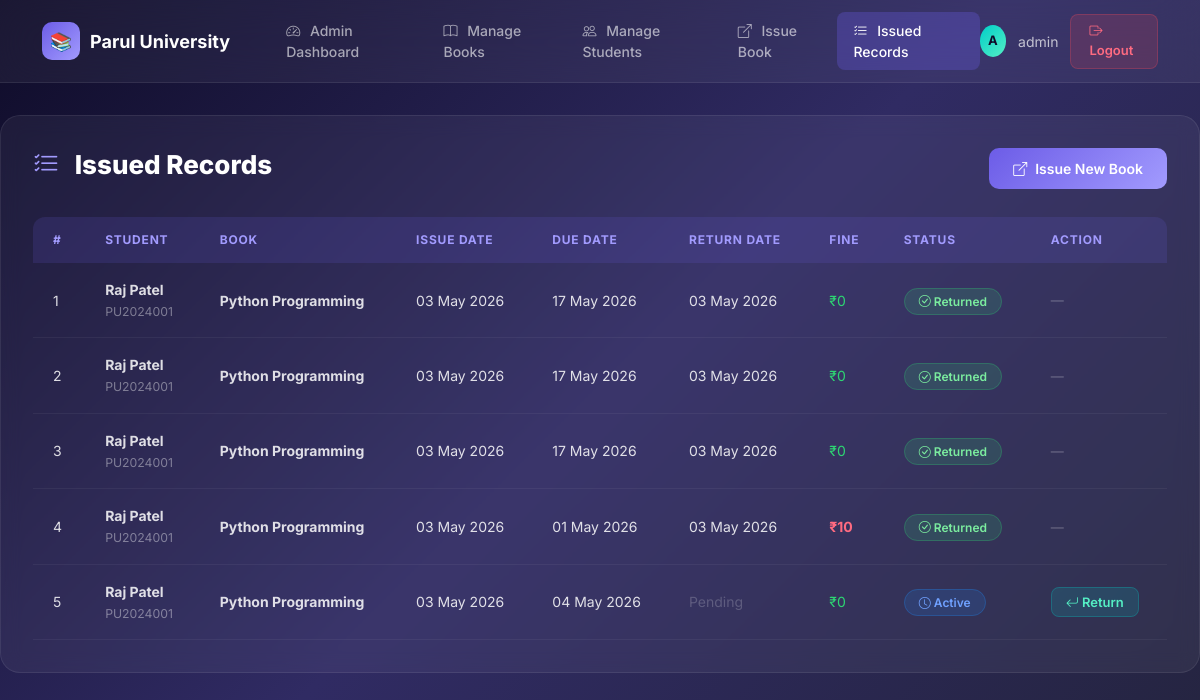
Screenshot of /issued/ (signed in) with the database file from the repository.
### library_app/models.py (models this page shows, shortened)
class IssueRecord(models.Model):
    student = models.ForeignKey(
        Student,
        on_delete=models.CASCADE,
        related_name='issued_books',
        help_text="Select the student"
    )
    book = models.ForeignKey(
        Book,
        on_delete=models.CASCADE,
        related_name='issue_records',
        help_text="Select the book"
    )
    issue_date = models.DateField(auto_now_add=True, help_text="Date of issue (auto-filled)")
    due_date = models.DateField(help_text="Date by which book must be returned")
    return_date = models.DateField(
        null=True,
        blank=True,
        help_text="Date when book was returned (empty if not returned)"
    )
    class Meta:
        ordering = ['-issue_date']  # Most recent issues first
        verbose_name = "Issue Record"
        verbose_name_plural = "Issue Records"
    @property
    def is_returned(self):
        return self.return_date is not None
    @property
    def is_overdue(self):
        if self.is_returned:
            return False  # Already returned, not overdue
        from django.utils import timezone
        return timezone.now().date() > self.due_date
    @property
    def fine_amount(self):
        if self.return_date and self.return_date > self.due_date:
            days_late = (self.return_date - self.due_date).days
            return days_late * 5
        return 0
    @property
    def overdue_days(self):
        from django.utils import timezone
        if not self.return_date and self.due_date < timezone.now().date():
            return (timezone.now().date() - self.due_date).days
        return 0
    @property
    def estimated_fine(self):
        return self.overdue_days * 5

class Student(models.Model):
    user = models.OneToOneField(
        User,
        on_delete=models.CASCADE,
        null=True,
        blank=True,
        related_name='student_profile'
    )
    name = models.CharField(max_length=200, help_text="Enter the student's full name")
    enrollment_no = models.CharField(
        max_length=20,
        unique=True,
        verbose_name="Enrollment No.",
        help_text="Enter unique enrollment number"
    )
    email = models.EmailField(help_text="Enter the student's email address")
    photo = models.ImageField(
        upload_to='students/',
        null=True,
        blank=True,
        help_text="Upload student photo"
    )
    class Meta:
        ordering = ['name']  # Students will be listed alphabetically by name
        verbose_name = "Student"
        verbose_name_plural = "Students"

class Book(models.Model):
    title = models.CharField(max_length=200, help_text="Enter the book title")
    author = models.CharField(max_length=200, help_text="Enter the author name")
    isbn = models.CharField(
        max_length=13,
        unique=True,
        verbose_name="ISBN",
        help_text="Enter 13-digit ISBN number"
    )
    quantity = models.PositiveIntegerField(default=1, help_text="Number of copies available")
    class Meta:
        ordering = ['title']  # Books will be listed alphabetically by title
        verbose_name = "Book"
        verbose_name_plural = "Books"

### library_app/views.py (the view)
# urls.py: path('issued/', views.issued_list, name='issued_list'),                       # View all records
@login_required
def issued_list(request):
    if not request.user.is_staff:
        messages.error(request, "Unauthorized access.")
        return redirect('dashboard')
    records = IssueRecord.objects.select_related('student', 'book').all()
    return render(request, 'library_app/issued_list.html', {'records': records})

### library_app/templates/library_app/issued_list.html (shortened to what this page needs)
{% extends "library_app/base.html" %}
{% load tz %}
{% block content %}
<div class="glass-card">
    <div class="page-header">
        <h2><i class="bi bi-list-check"></i> Issued Records</h2>
        <a href="{% url 'issue_book' %}" class="btn-primary-custom">
            <i class="bi bi-box-arrow-up-right"></i> Issue New Book
        </a>
    </div>
    {% if records %}
    <div class="table-responsive">
        <table class="table-glass">
            <thead>
                <tr>
                    <th>#</th>
                    <th>Student</th>
                    <th>Book</th>
                    <th>Issue Date</th>
                    <th>Due Date</th>
                    <th>Return Date</th>
                    <th>Fine</th>
                    <th>Status</th>
                    <th>Action</th>
                </tr>
            </thead>
            <tbody>
                {% for record in records %}
                <tr>
                    <td>{{ forloop.counter }}</td>
                    <td>
                        <strong>{{ record.student.name }}</strong>
                        <br>
                        <small style="color: rgba(255,255,255,0.4);">{{ record.student.enrollment_no }}</small>
                    </td>
                    <td><strong>{{ record.book.title }}</strong></td>
                    <td>{{ record.issue_date|date:"d M Y" }}</td>
                    <td>{{ record.due_date|date:"d M Y" }}</td>
                    <td>
                        {% if record.return_date %}
                            {{ record.return_date|date:"d M Y" }}
                        {% else %}
                            <span style="color: rgba(255,255,255,0.2);">Pending</span>
                        {% endif %}
                    </td>
                    <td>
                        {% if record.fine_amount > 0 %}
                            <span style="color: #ff6b81; font-weight: 700;">₹{{ record.fine_amount }}</span>
                        {% elif record.estimated_fine > 0 %}
                            <span style="color: #ff9f43; font-weight: 600;">₹{{ record.estimated_fine }}*</span>
                            <br><small style="color: rgba(255,255,255,0.3);">Est.</small>
                        {% else %}
                            <span style="color: #2ed573;">₹0</span>
                        {% endif %}
                    </td>
                    <td>
                        {% if record.is_returned %}
                            <span style="background: rgba(46,213,115,0.15); color: #7bed9f; padding: 5px 14px; border-radius: 20px; font-size: 12px; font-weight: 600; border: 1px solid rgba(46,213,115,0.25);">
                                <i class="bi bi-check-circle"></i> Returned
                            </span>
                        {% else %}
                            <span style="background: rgba(30,144,255,0.15); color: #70a1ff; padding: 5px 14px; border-radius: 20px; font-size: 12px; font-weight: 600; border: 1px solid rgba(30,144,255,0.25);">
                                <i class="bi bi-clock"></i> Active
                            </span>
                        {% endif %}
                    </td>
                    <td>
                        {% if not record.is_returned %}
                        <a href="{% url 'return_book' record.id %}" class="btn-edit"
                           onclick="return confirm('Confirm return of &quot;{{ record.book.title }}&quot; from {{ record.student.name }}?')">
                            <i class="bi bi-arrow-return-left"></i> Return
                        </a>
                        {% else %}
                        <span style="color: rgba(255,255,255,0.3); font-size: 13px;">—</span>
                        {% endif %}
                    </td>
                </tr>
                {% endfor %}
            </tbody>
        </table>
    </div>
    {% endif %}
</div>
{% endblock %}

### library_app/templates/library_app/base.html (shortened to what this page needs)
<!DOCTYPE html>
<html lang="en">
<head>
    <link href="https://cdn.jsdelivr.net/npm/bootstrap@5.3.2/dist/css/bootstrap.min.css" rel="stylesheet">
    <link href="https://cdn.jsdelivr.net/npm/bootstrap-icons@1.11.3/font/bootstrap-icons.min.css" rel="stylesheet">
</head>
<body>
    <nav class="navbar navbar-expand-lg navbar-custom">
        <div class="container">
            <a class="navbar-brand" href="{% url 'dashboard' %}">
                <span class="brand-icon">📚</span>
                Parul University
            </a>
            <div class="collapse navbar-collapse" id="navbarNav">
                <ul class="navbar-nav me-auto ms-4">
                    {% if user.is_staff %}
                    <li class="nav-item">
                        <a class="nav-link {% if request.resolver_match.url_name == 'dashboard' %}active{% endif %}"
                           href="{% url 'dashboard' %}">
                            <i class="bi bi-speedometer2"></i> Admin Dashboard
                        </a>
                    </li>
                    <li class="nav-item">
                        <a class="nav-link {% if 'book' in request.resolver_match.url_name %}active{% endif %}"
                           href="{% url 'book_list' %}">
                            <i class="bi bi-book"></i> Manage Books
                        </a>
                    </li>
                    <li class="nav-item">
                        <a class="nav-link {% if 'student' in request.resolver_match.url_name %}active{% endif %}"
                           href="{% url 'student_list' %}">
                            <i class="bi bi-people"></i> Manage Students
                        </a>
                    </li>
                    <li class="nav-item">
                        <a class="nav-link {% if request.resolver_match.url_name == 'issue_book' %}active{% endif %}"
                           href="{% url 'issue_book' %}">
                            <i class="bi bi-box-arrow-up-right"></i> Issue Book
                        </a>
                    </li>
                    <li class="nav-item">
                        <a class="nav-link {% if request.resolver_match.url_name == 'issued_list' or request.resolver_match.url_name == 'return_book' %}active{% endif %}"
                           href="{% url 'issued_list' %}">
                            <i class="bi bi-list-check"></i> Issued Records
                        </a>
                    </li>
                    {% endif %}
                </ul>
                <div class="user-section">
                    <div class="user-avatar-sm">{{ user.username|first|upper }}</div>
                    <span class="user-name">{{ user.username }}</span>
                    <a href="{% url 'logout' %}" class="btn-logout">
                        <i class="bi bi-box-arrow-right"></i> Logout
                    </a>
                </div>
            </div>
        </div>
    </nav>
    <div class="container main-container">
        {% block content %}{% endblock %}
    </div>
</body>
</html>

### library_app/templates/library_app/base.html (style rules this page uses)
* { margin: 0; padding: 0; box-sizing: border-box; }
body { font-family: 'Inter', sans-serif; min-height: 100vh; background: linear-gradient(135deg, #0f0c29, #302b63, #24243e); color: #ffffff; }
.navbar-custom { background: rgba(255, 255, 255, 0.05) !important; backdrop-filter: blur(20px); -webkit-backdrop-filter: blur(20px); border-bottom: 1px solid rgba(255, 255, 255, 0.08); padding: 12px 0; }
.navbar-custom .navbar-brand { display: flex; align-items: center; gap: 10px; color: #fff; font-weight: 700; font-size: 18px; }
.navbar-custom .navbar-brand .brand-icon { width: 38px; height: 38px; background: linear-gradient(135deg, #6c5ce7, #a29bfe); border-radius: 10px; display: flex; align-items: center; justify-content: center; font-size: 18px; }
.navbar-custom .nav-link { color: rgba(255, 255, 255, 0.6) !important; font-weight: 500; font-size: 14px; padding: 8px 16px !important; border-radius: 8px; transition: all 0.3s ease; }
.navbar-custom .nav-link:hover, .navbar-custom .nav-link.active { color: #fff !important; background: rgba(108, 92, 231, 0.2); }
.navbar-custom .nav-link.active { background: rgba(108, 92, 231, 0.3); }
.navbar-custom .nav-link i { margin-right: 6px; }
.user-section { display: flex; align-items: center; gap: 12px; }
.user-avatar-sm { width: 32px; height: 32px; background: linear-gradient(135deg, #00cec9, #55efc4); border-radius: 50%; display: flex; align-items: center; justify-content: center; font-weight: 700; font-size: 13px; color: #0f0c29; }
.user-name { color: rgba(255, 255, 255, 0.7); font-size: 14px; }
.btn-logout { padding: 7px 18px; background: rgba(255, 71, 87, 0.15); border: 1px solid rgba(255, 71, 87, 0.25); border-radius: 8px; color: #ff6b81; font-size: 13px; font-weight: 600; text-decoration: none; transition: all 0.3s ease; }
.main-container { padding: 32px 0; max-width: 1200px; margin: 0 auto; }
.glass-card { background: rgba(255, 255, 255, 0.05); backdrop-filter: blur(10px); border: 1px solid rgba(255, 255, 255, 0.08); border-radius: 20px; padding: 32px; }
.page-header { display: flex; justify-content: space-between; align-items: center; margin-bottom: 28px; flex-wrap: wrap; gap: 16px; }
.page-header h2 { font-size: 26px; font-weight: 800; }
.page-header h2 i { margin-right: 10px; color: #a29bfe; }
.btn-primary-custom { background: linear-gradient(135deg, #6c5ce7, #a29bfe); border: none; border-radius: 10px; padding: 10px 24px; color: #fff; font-weight: 600; font-size: 14px; text-decoration: none; transition: all 0.3s ease; display: inline-flex; align-items: center; gap: 8px; }
.btn-edit { background: rgba(0, 206, 201, 0.15); border: 1px solid rgba(0, 206, 201, 0.25); color: #55efc4; padding: 6px 14px; border-radius: 8px; font-size: 13px; font-weight: 600; text-decoration: none; transition: all 0.3s ease; }
.table-glass { width: 100%; border-collapse: separate; border-spacing: 0; }
.table-glass thead th { background: rgba(108, 92, 231, 0.15); color: #a29bfe; font-size: 12px; font-weight: 700; text-transform: uppercase; letter-spacing: 0.8px; padding: 14px 20px; border: none; }
.table-glass thead th:first-child { border-radius: 12px 0 0 0; }
.table-glass thead th:last-child { border-radius: 0 12px 0 0; }
.table-glass tbody td { padding: 16px 20px; border-bottom: 1px solid rgba(255, 255, 255, 0.05); font-size: 14px; color: rgba(255, 255, 255, 0.85); vertical-align: middle; }
.table-glass tbody tr { transition: all 0.2s ease; }

### rows the page displays
IssueRecord: student.name "Raj Patel", student.enrollment_no "PU2024001", book "Python Programming", issue_date "03 May 2026", due_date "17 May 2026", return_date "03 May 2026", shows "₹0", shows "Returned"
IssueRecord: student.name "Raj Patel", student.enrollment_no "PU2024001", book "Python Programming", issue_date "03 May 2026", due_date "17 May 2026", return_date "03 May 2026", shows "₹0", shows "Returned"
IssueRecord: student.name "Raj Patel", student.enrollment_no "PU2024001", book "Python Programming", issue_date "03 May 2026", due_date "17 May 2026", return_date "03 May 2026", shows "₹0", shows "Returned"
IssueRecord: student.name "Raj Patel", student.enrollment_no "PU2024001", book "Python Programming", issue_date "03 May 2026", due_date "01 May 2026", return_date "03 May 2026", fine_amount "10", shows "Returned"
IssueRecord: student.name "Raj Patel", student.enrollment_no "PU2024001", book "Python Programming", issue_date "03 May 2026", due_date "04 May 2026", shows "Pending", shows "₹0", shows "Active"

### other values shown
{{ user.username|first|upper }} "A"
{{ user.username }} "admin"
